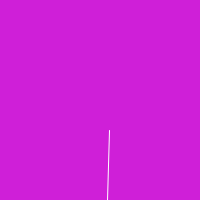
Frame 1 (no input)
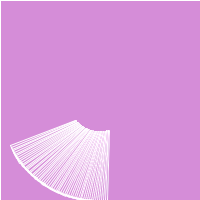
Frame 60 (the mouse pressed at the canvas centre just before this capture)
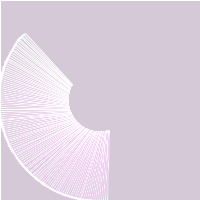
Frame 120 (the mouse held since frame 60 and released just before this capture)

The Processing sketch that drew these frames (run headless with seeded random() and noise(); from frame 60 on, the mouse is pressed at the canvas centre):

// Processing sketch: processing_18770
// ── processing_18770.pde

float angle = 0.0;

void setup() {
  size(200,200);
  smooth();
  noStroke();
  background(#CE1CD8);
}
void draw(){
  fill(255,3);
  rect(0,0,width,height);
  stroke(255);
  angle = angle + 0.02;
  translate(100,100);
  rotate(angle);
  line(10,100,20,100);
  line(10,30,10,100);
}
  
